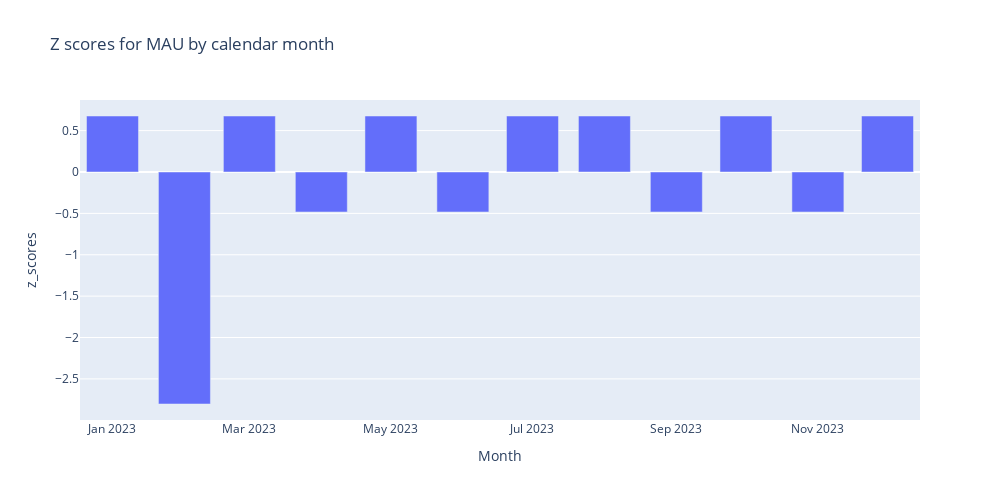

Notebook source saved alongside this figure:
### Markdown cell above
MAU is fluctuating by up to 11% - that's huge! From a naive cursory glance, it looks like something really bad happened in February and something really good happened in March. Obviously, this is not the case.

We can also look at this from a statistical perspective by calculating the [z-score](https://en.wikipedia.org/wiki/Standard_score) of each month to see how many standard deviations each month is from the average across all months.

### Code cell
from sklearn.preprocessing import StandardScaler

# Calculating the z-score for each month
z_scores = StandardScaler().fit_transform(MAU_calendar_month['NumUsers'].values.reshape(-1, 1))
MAU_calendar_month['z_scores'] = z_scores
fig = px.bar(MAU_calendar_month, x='Month', y='z_scores', title='Z scores for MAU by calendar month', width=1000, height=500)
fig.show()

### Figure 1 — Plotly figure (JSON) as saved in the notebook; plotly's stock layout.template omitted (floating-point values rounded to 4 significant figures)
{"data": [{"alignmentgroup": "True", "hovertemplate": "Month=%{x}<br>z_scores=%{y}<extra></extra>", "legendgroup": "", "marker": {"color": "#636efa", "pattern": {"shape": ""}}, "name": "", "offsetgroup": "", "orientation": "v", "showlegend": false, "textposition": "auto", "type": "bar", "x": ["2023-01", "2023-02", "2023-03", "2023-04", "2023-05", "2023-06", "2023-07", "2023-08", "2023-09", "2023-10", "2023-11", "2023-12"], "xaxis": "x", "y": [0.6767, -2.804, 0.6767, -0.4834, 0.6767, -0.4834, 0.6767, 0.6767, -0.4834, 0.6767, -0.4834, 0.6767], "yaxis": "y"}], "layout": {"barmode": "relative", "height": 500, "legend": {"tracegroupgap": 0}, "title": {"text": "Z scores for MAU by calendar month"}, "width": 1000, "xaxis": {"anchor": "y", "domain": [0, 1], "title": {"text": "Month"}}, "yaxis": {"anchor": "x", "domain": [0, 1], "title": {"text": "z_scores"}}}}
